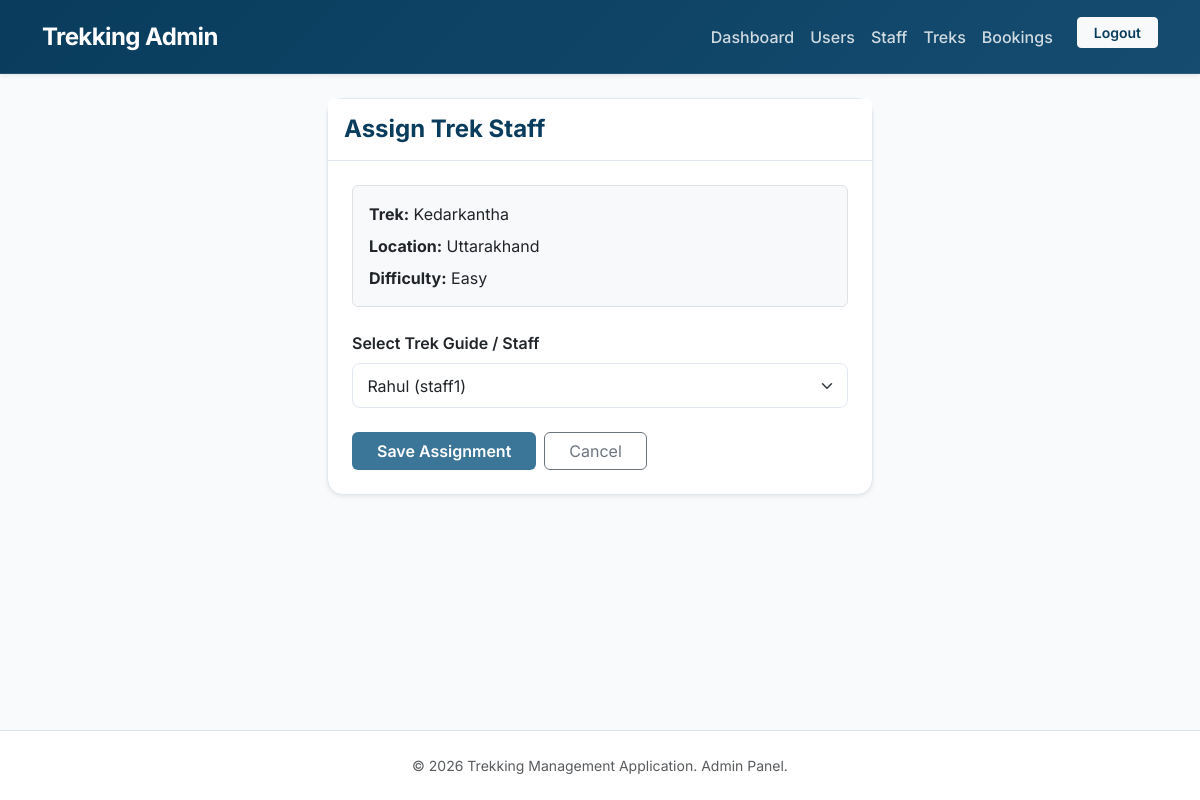
Before: /admin/treks/assign/2 (signed in) with the older database file.
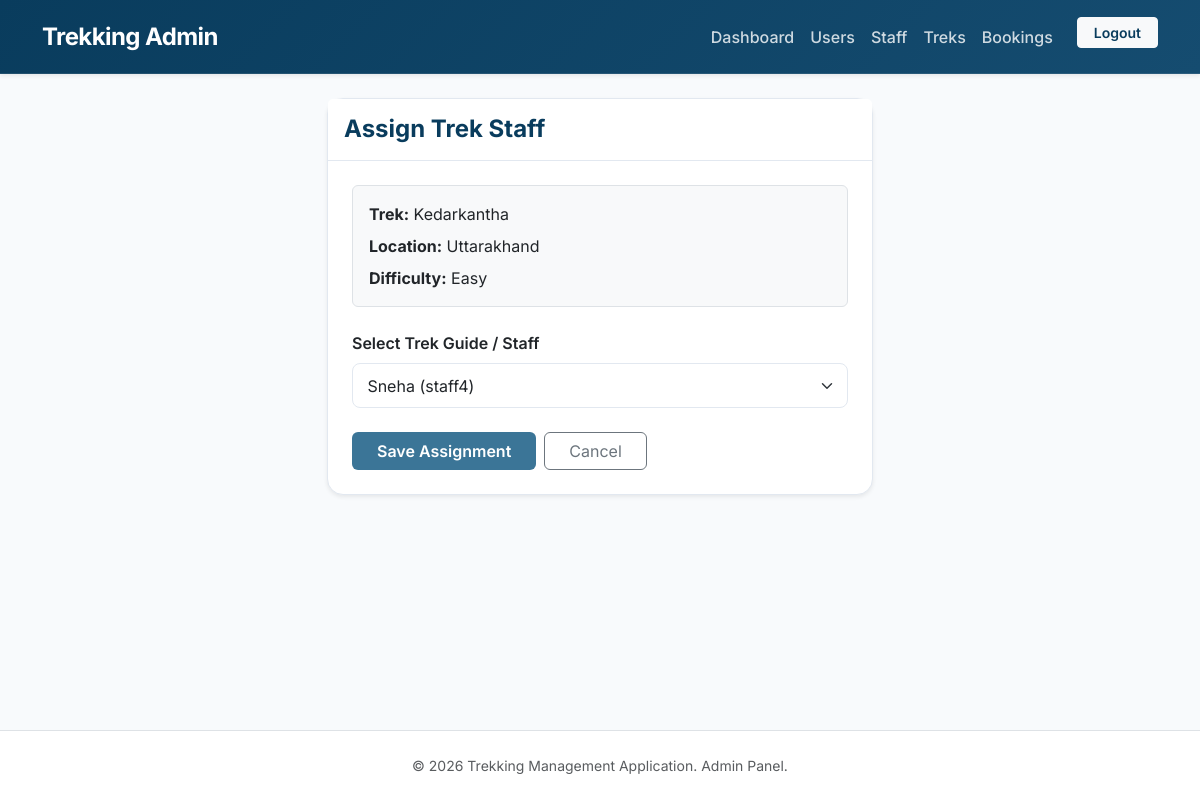
After: the same page with the newer database file.
### models.py (models this page shows, shortened)
class Trek(db.Model):
    __tablename__ = "trek"
    id = db.Column(db.Integer, primary_key=True)
    name = db.Column(db.String(100), nullable=False)
    location = db.Column(db.String(100), nullable=False)
    difficulty = db.Column(db.String(50), nullable=False)
    duration = db.Column(db.Integer, nullable=False)
    total_slots = db.Column(db.Integer, nullable=False)
    available_slots = db.Column(db.Integer, nullable=False)
    assigned_staff = db.Column(
        db.Integer,
        db.ForeignKey("user.id"),
        nullable=True
    )
    start_date = db.Column(db.Date)
    end_date = db.Column(db.Date)
    status = db.Column(db.String(20), default="Pending")
    is_deleted = db.Column(
        db.Boolean,
        default=False
    )
    description = db.Column(db.Text)
    bookings = db.relationship(
        "Booking",
        backref="trek",
        lazy=True
    )

class User(UserMixin, db.Model):
    __tablename__ = "user"
    id = db.Column(db.Integer, primary_key=True)
    username = db.Column(db.String(100), unique=True, nullable=False)
    email = db.Column(db.String(100), unique=True, nullable=False)
    name = db.Column(db.String(100), nullable=False)
    phone = db.Column(db.String(20))
    password = db.Column(db.String(255), nullable=False)
    role = db.Column(db.String(20), default="user")
    status = db.Column(db.String(20),default="approved")
    bookings = db.relationship("Booking", backref="user", lazy=True)

### routes/admin.py (the view, shortened to what this page needs)
@admin.route("/treks/assign/<int:id>", methods=["GET", "POST"])
@login_required
@admin_required
def assign_staff(id):
    trek = Trek.query.get_or_404(id)
    staff_list = User.query.filter_by(
        role="staff",
        status="approved"
    ).all()
    return render_template(
        "admin/assign_staff.html",
        trek=trek,
        staff_list=staff_list
    )

### app.py (called while the page is built)
@login_manager.user_loader
def load_user(user_id):
    return User.query.get(int(user_id))

### routes/admin.py (called while the page is built)
def admin_required(func):
    @wraps(func)
    def wrapper(*args, **kwargs):
        if not current_user.is_authenticated:
            return redirect(url_for("auth.login"))
        if current_user.role != "admin":
            flash("Access Denied!", "danger")
            return redirect(url_for("auth.login"))
        return func(*args, **kwargs)
    return wrapper

### templates/admin/assign_staff.html (shortened to what this page needs)
{% extends "admin/base.html" %}
{% block content %}
<div class="row justify-content-center">
    <div class="col-md-6">
        <div class="card shadow-sm">
            <div class="card-header py-3 bg-white">
                <h4 class="mb-0 fw-bold" style="color: var(--primary)">Assign Trek Staff</h4>
            </div>
            <div class="card-body p-4">
                <div class="mb-4 p-3 bg-light rounded border">
                    <p class="mb-2"><strong>Trek:</strong> {{ trek.name }}</p>
                    <p class="mb-2"><strong>Location:</strong> {{ trek.location }}</p>
                    <p class="mb-0"><strong>Difficulty:</strong> {{ trek.difficulty }}</p>
                </div>
                <form method="POST">
                    <div class="mb-4">
                        <label class="form-label fw-semibold">Select Trek Guide / Staff</label>
                        <select name="staff_id" class="form-select">
                            {% for staff in staff_list %}
                                <option value="{{ staff.id }}" {% if trek.assigned_staff == staff.id %}selected{% endif %}>
                                    {{ staff.name }} ({{ staff.username }})
                                </option>
                            {% endfor %}
                        </select>
                    </div>
                    <div class="d-flex gap-2">
                        <button type="submit" class="btn btn-custom px-4 fw-semibold">
                            Save Assignment
                        </button>
                        <a href="{{ url_for('admin.treks') }}" class="btn btn-outline-secondary px-4">
                            Cancel
                        </a>
                    </div>
                </form>
            </div>
        </div>
    </div>
</div>
{% endblock %}

Changed rows visible on the page:
changed Trek "Kedarkantha": staff_id "Rahul (staff1)" → "Sneha (staff4)"
